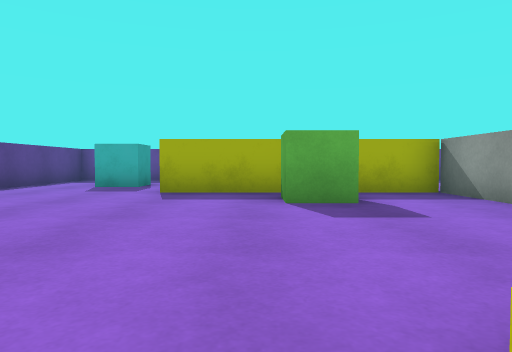
[1] (above)

13 first-person views from a walk through a scene from a Unity 3-D project. The camera is 0.55 m above the floor, tilts 2° down and sees 70° across. The floor is counted in squares, 1 m on a side. Each view is taken from the middle of a square. On the plan, view 1 faces up. The plan holds only what a view shows up to about 9 squares ahead; the rest is blank. The place goes on beyond the plan. The player is left out. Surface patterns are stand-ins for the level's own textures.

[2]
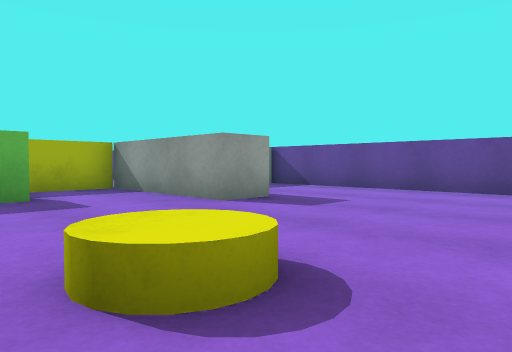

[3]
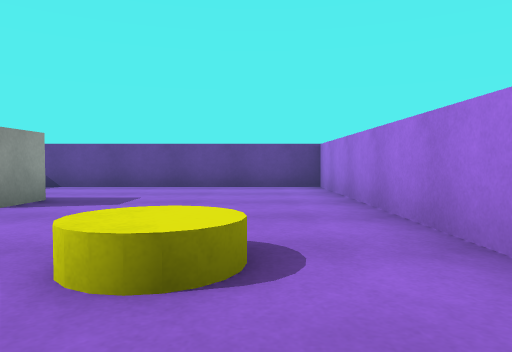

[4]
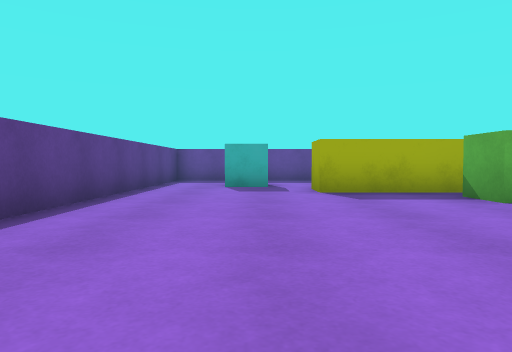

[5]
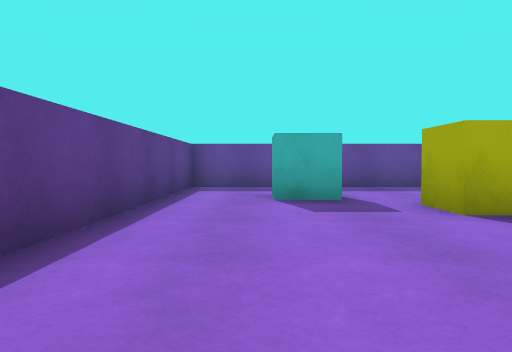

[6]
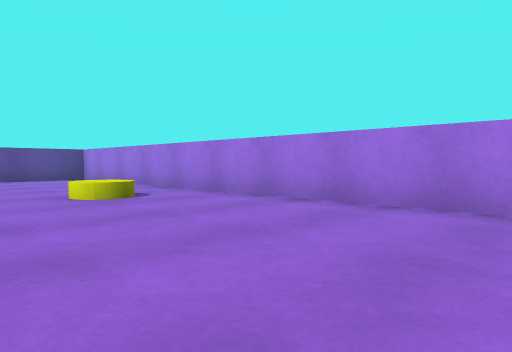

[7]
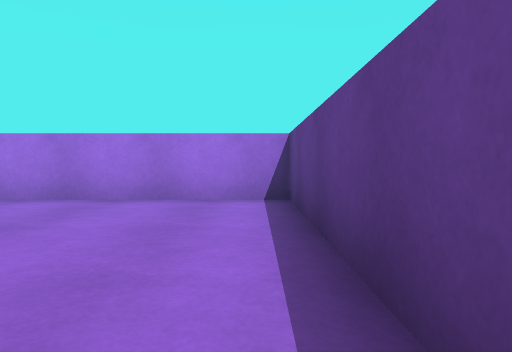

[8]
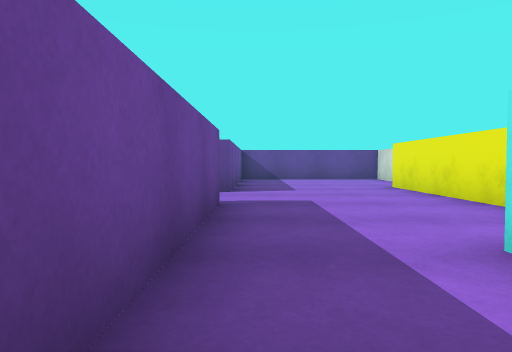

[9]
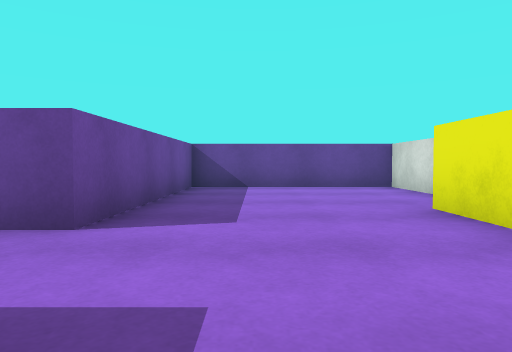

[10]
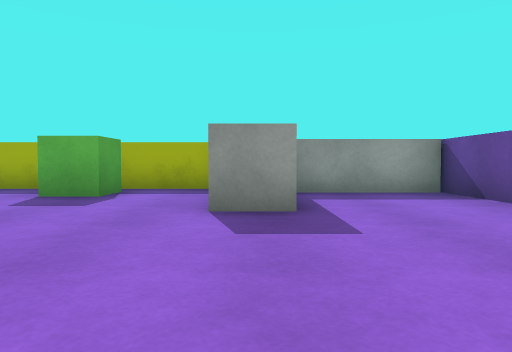

[11]
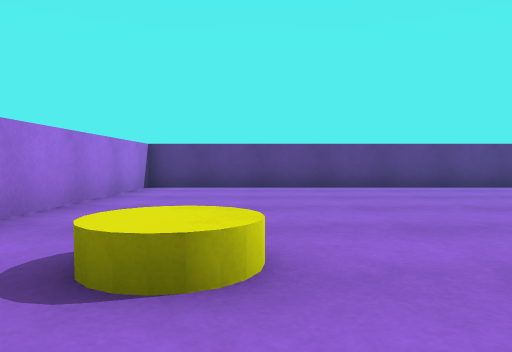

[12]
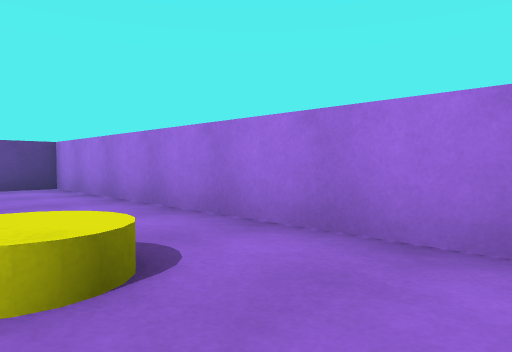

[13]
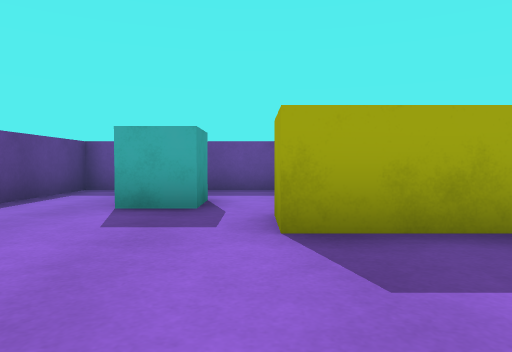

### Floor plan
Points are (right, up) in squares from view 1. A wall is a line through its corners. A room is listed if a view was taken in it or the views show most of it. See-through windows are left out.
Room 1 (views 1, 2, 3, 4, 5, 6, 7, 8, 9, 10, 11, 12, 13)
walls: (-0.5, 7.8) (3.5, 7.8); (4.5, 3.1) (3.5, 3.1) (3.5, 6.9) (-1.8, 6.9) (-1.8, 7.9); (5.4, 6.8) (7.5, 6.8) (7.5, 11.5) (2, 11.5) (2, 12.1); (0, 11.5) (-5.5, 11.5) (-5.5, -1.5) (7.5, -1.5) (7.5, 5.9) (4.7, 5.9)
objects: cyan cube (-3, 9); other object (1, 1); green cube (1, 5) to (1, 6)

Positions as (right, up) in squares from view 1, and headings:
1: (0, 0), facing up
2: (0, -1), facing up-right
3: (-1, 0), facing right
4: (-3, 0), facing up
5: (-4, 3), facing up
6: (-5, 3), facing down-right
7: (-5, 4), facing down
8: (-5, 11), facing right
9: (-1, 10), facing right
10: (4, -1), facing up
11: (3, 1), facing left
12: (-1, 1), facing down-right
13: (-2, 4), facing up
